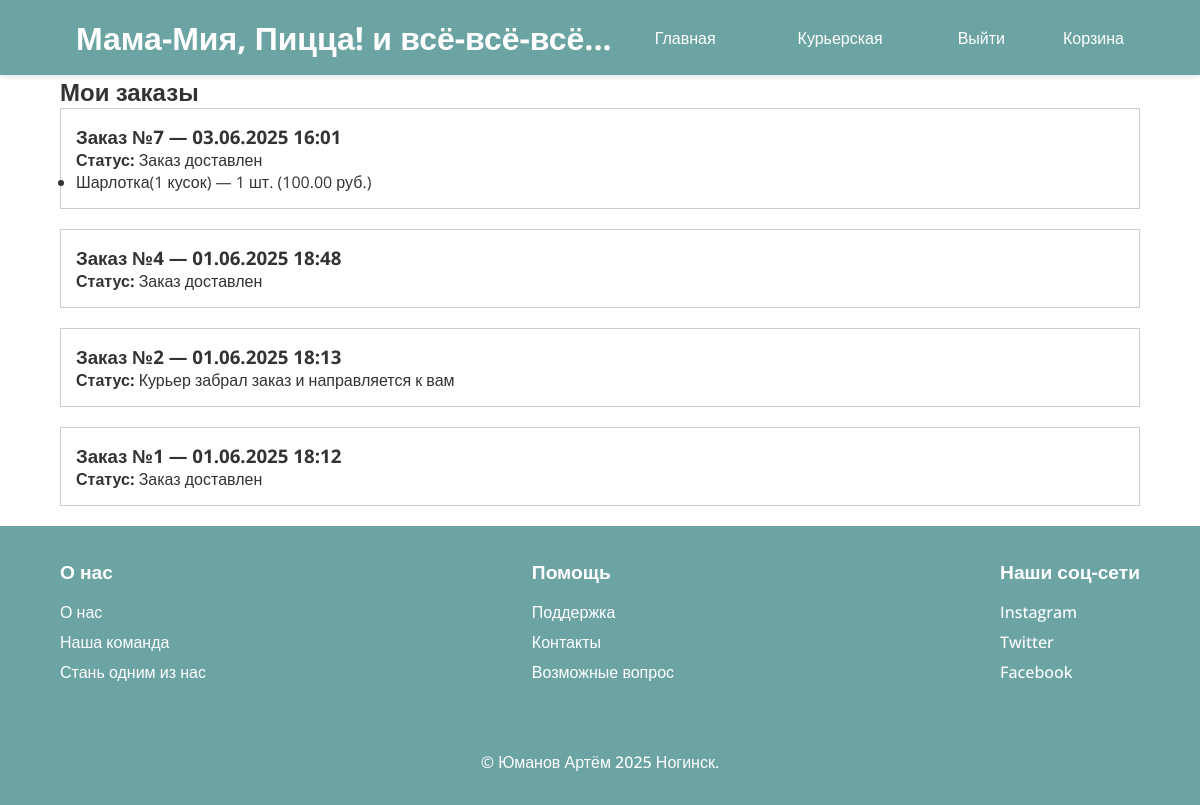
Page /my-orders/ (signed in) on the committed database.
### main/models.py (models this page shows, shortened)
class Order(models.Model):
    STATUS_CHOICES = [
        ("Курьер забрал заказ и направляется к вам", "Курьер забрал заказ и направляется к вам"),
        ("Заказ доставлен", "Заказ доставлен"),
    ]
    user = models.ForeignKey(User, on_delete=models.CASCADE, related_name="orders")
    status = models.CharField(max_length=100, choices=STATUS_CHOICES, default="Курьер забрал заказ и направляется к вам")
    courier = models.ForeignKey(User, on_delete=models.SET_NULL, null=True, blank=True, related_name="deliveries")
    created_at = models.DateTimeField(auto_now_add=True)

class OrderItem(models.Model):
    order = models.ForeignKey(Order, on_delete=models.CASCADE, related_name="items")
    product = models.ForeignKey(Product, on_delete=models.CASCADE)
    quantity = models.PositiveIntegerField(default=1)
    def total_price(self):
        return self.quantity * self.product.price

class Product(models.Model):
    CATEGORY_CHOICES = [
        ("Горячее", "Горячее"),
        ("Второе", "Второе"),
        ("Напитки", "Напитки"),
        ("Десерты", "Десерты"),
    ]
    name = models.CharField(max_length=100)
    price = models.DecimalField(max_digits=8, decimal_places=2)
    image = models.ImageField(upload_to="uploads/")
    category = models.CharField(max_length=20, choices=CATEGORY_CHOICES)

### main/views.py (the view)
# urls.py: path('my-orders/', views.my_orders_view, name='my_orders'),
@login_required
def my_orders_view(request):
    orders = request.user.orders.prefetch_related("items__product").order_by("-created_at")
    return render(request, "main/my_orders.html", {"orders": orders})

### main/templates/main/my_orders.html (shortened to what this page needs)
{% extends "main/base.html" %}
{% block content %}
<div class="container">
    <h2>Мои заказы</h2>
    {% if orders %}
        {% for order in orders %}
        <div style="border: 1px solid #ccc; padding: 15px; margin-bottom: 20px;">
            <h3>Заказ №{{ order.id }} — {{ order.created_at|date:"d.m.Y H:i" }}</h3>
            <p><strong>Статус:</strong> {{ order.status }}</p>
            <ul>
                {% for item in order.items.all %}
                    <li>{{ item.product.name }} — {{ item.quantity }} шт. ({{ item.total_price }} руб.)</li>
                {% endfor %}
            </ul>
        </div>
        {% endfor %}
    {% else %}
        <p>У вас пока нет заказов.</p>
    {% endif %}
</div>
{% endblock %}

### main/static/main/css/main.css (style rules this page uses)
* { margin: 0; padding: 0; box-sizing: border-box; }
body { font-family: "Open Sans", sans-serif; background-color: #ffffff; color: #333; margin: 0; }
.container { width: 90%; max-width: 1200px; margin: auto; }

### rows in the picture
Order: id "7", created_at "03.06.2025 16:01", status "Заказ доставлен"
OrderItem: product.name "Шарлотка(1 кусок)", quantity "1", total_price "100.00"
Order: id "4", created_at "01.06.2025 18:48", status "Заказ доставлен"
Order: id "2", created_at "01.06.2025 18:13", status "Курьер забрал заказ и направляется к вам"
Order: id "1", created_at "01.06.2025 18:12", status "Заказ доставлен"
